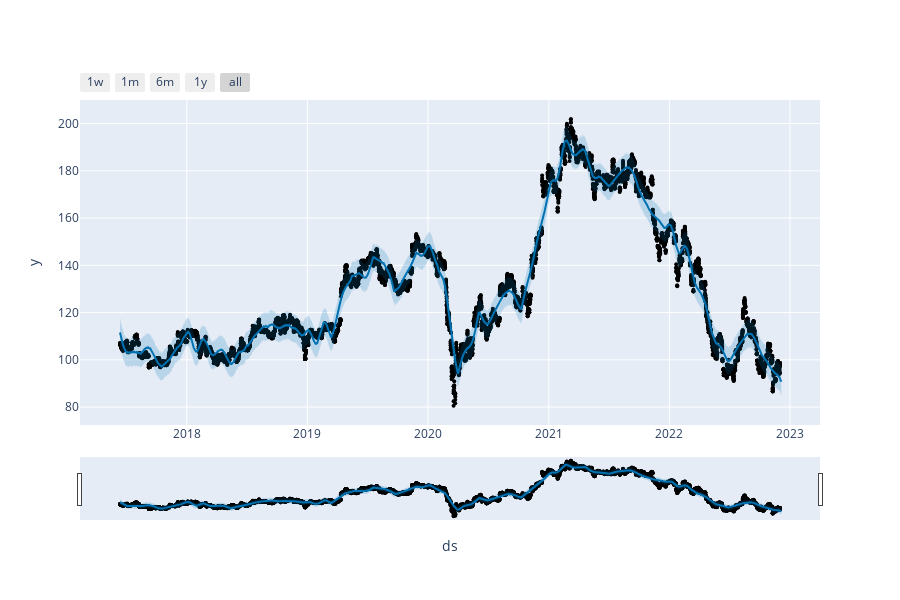

Source (notebook cell):
### Code cell
# Python
from prophet.plot import plot_plotly, plot_components_plotly

plot_plotly(m, forecast)

### Figure 1 — Plotly figure (JSON) as saved in the notebook; plotly's stock layout.template omitted (floating-point values rounded to 4 significant figures; data arrays with more than 128 entries replaced by an {"elided": "..."} marker saying what was removed)
{"data": [{"marker": {"color": "black", "size": 4}, "mode": "markers", "name": "Actual", "type": "scatter", "x": {"elided": "10000 str values"}, "y": {"elided": "10000 float values"}}, {"hoverinfo": "skip", "line": {"width": 0}, "mode": "lines", "type": "scatter", "x": {"elided": "10004 str values"}, "y": {"elided": "10004 float values"}}, {"fill": "tonexty", "fillcolor": "rgba(0, 114, 178, 0.2)", "line": {"color": "#0072B2", "width": 2}, "mode": "lines", "name": "Predicted", "type": "scatter", "x": {"elided": "10004 str values"}, "y": {"elided": "10004 float values"}}, {"fill": "tonexty", "fillcolor": "rgba(0, 114, 178, 0.2)", "hoverinfo": "skip", "line": {"width": 0}, "mode": "lines", "type": "scatter", "x": {"elided": "10004 str values"}, "y": {"elided": "10004 float values"}}], "layout": {"height": 600, "showlegend": false, "width": 900, "xaxis": {"rangeselector": {"buttons": [{"count": 7, "label": "1w", "step": "day", "stepmode": "backward"}, {"count": 1, "label": "1m", "step": "month", "stepmode": "backward"}, {"count": 6, "label": "6m", "step": "month", "stepmode": "backward"}, {"count": 1, "label": "1y", "step": "year", "stepmode": "backward"}, {"step": "all"}]}, "rangeslider": {"visible": true}, "title": {"text": "ds"}, "type": "date"}, "yaxis": {"title": {"text": "y"}}}}
